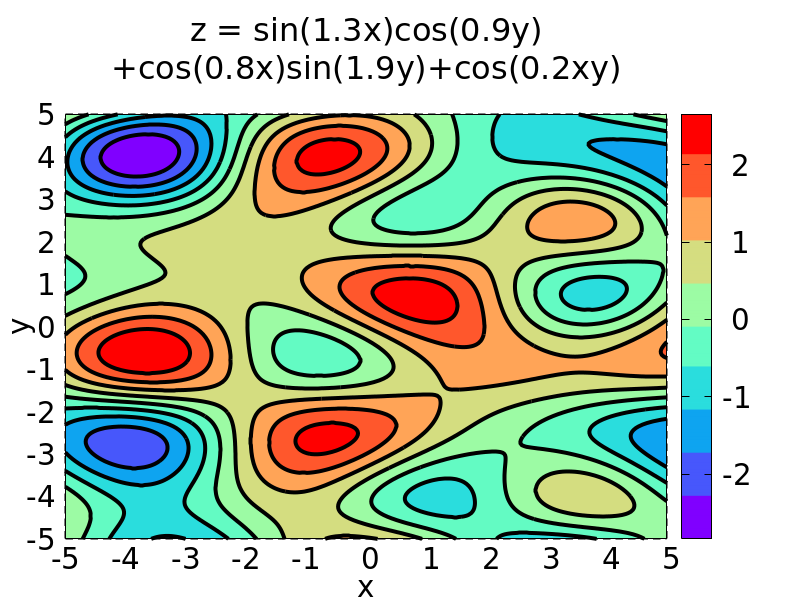

The gnuplot source for this figure:
f(x,y) = sin(1.3*x)*cos(0.9*y)+cos(.8*x)*sin(1.9*y)+cos(y*.2*x)

xmin       = -5
xmax       = 5
ymin       = -5
ymax       = 5
xtics      = 1
ytics      = 1
samples    = 250
isosamples = 250
colorsteps = 10
labelspace = 30
labelround = 1

set title "z = sin(1.3x)cos(0.9y)\n+cos(0.8x)sin(1.9y)+cos(0.2xy)"

load "template/contour-field-plot.gnuplot"

plot \
  'contour-data.dat' with image, \
  'contour-lines.dat' w l lc "#000000" lw 4 notitle
